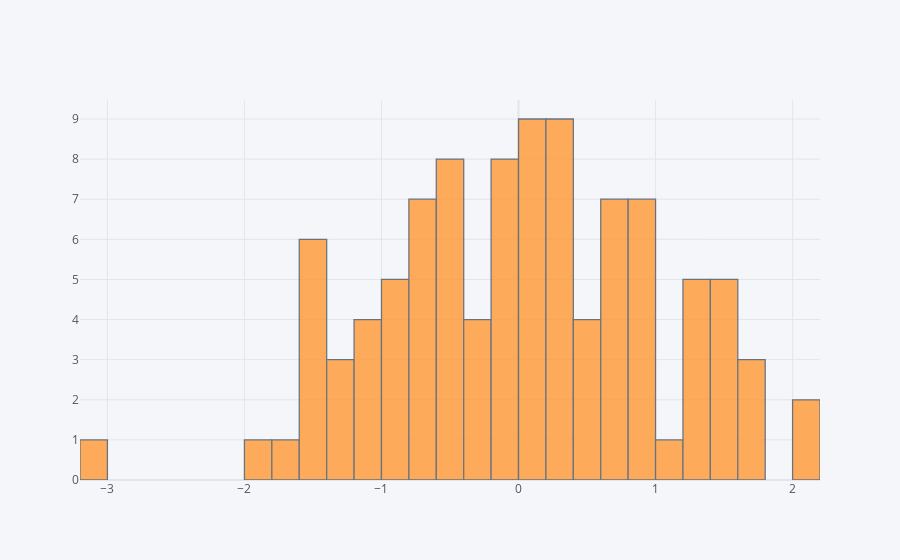

Notebook code for this chart:
### Markdown cell above
#### Histogram

### Code cell
df["A"].iplot(kind = "hist",bins = 50)

### Figure 1 — Plotly figure (JSON) as saved in the notebook; plotly's stock layout.template omitted (floating-point values rounded to 4 significant figures)
{"data": [{"histfunc": "count", "histnorm": "", "marker": {"color": "rgba(255, 153, 51, 1.0)", "line": {"color": "#4D5663", "width": 1.3}}, "name": "A", "nbinsx": 50, "opacity": 0.8, "orientation": "v", "type": "histogram", "x": [0.6098, -0.6491, -1.238, -0.04185, 2.084, 0.2231, -1.053, 0.3034, -1.893, -0.4491, 0.8852, 0.01157, 1.701, -1.336, 1.499, 1.38, -0.07173, 0.3798, 0.1343, 0.1624, -0.6881, -0.9831, -0.9057, -0.2107, 1.283, 1.638, 1.612, -0.05683, 0.8639, 1.537, 0.6679, -0.08646, -0.0447, 0.05601, 0.7147, -0.8941, 0.9897, -0.5555, -0.423, -1.434, -1.187, -0.3773, 0.2807, 0.429, 2.021, -1.162, 0.2777, -0.2358, 0.9846, -3.139, 1.207, -0.5562, -1.062, 0.2633, 0.6971, 0.1379, 1.434, -0.02708, 0.9152, -0.6621, -0.001853, -0.5679, 1.507, 0.2469, -0.7174, -0.8873, -0.07984, -1.429, 0.01906, 0.07521, 1.275, -0.6153, -0.7118, -1.223, -0.5307, 0.421, 0.4111, 1.288, 0.7657, 0.4009, -1.516, -1.41, -0.4588, -1.442, 0.7148, -0.7246, 0.1186, 0.2092, 0.7716, -1.492, -0.8949, 0.9391, 0.1739, -1.777, -0.3029, 0.2921, -0.5203, 0.8895, 1.174, 1.59]}], "layout": {"autosize": true, "barmode": "overlay", "legend": {"bgcolor": "#F5F6F9", "font": {"color": "#4D5663"}}, "paper_bgcolor": "#F5F6F9", "plot_bgcolor": "#F5F6F9", "title": {"font": {"color": "#4D5663"}}, "xaxis": {"autorange": true, "gridcolor": "#E1E5ED", "range": [-3.2, 2.2], "showgrid": true, "tickfont": {"color": "#4D5663"}, "title": {"font": {"color": "#4D5663"}, "text": ""}, "type": "linear", "zerolinecolor": "#E1E5ED"}, "yaxis": {"autorange": true, "gridcolor": "#E1E5ED", "range": [0, 9.474], "showgrid": true, "tickfont": {"color": "#4D5663"}, "title": {"font": {"color": "#4D5663"}, "text": ""}, "zerolinecolor": "#E1E5ED"}}}
